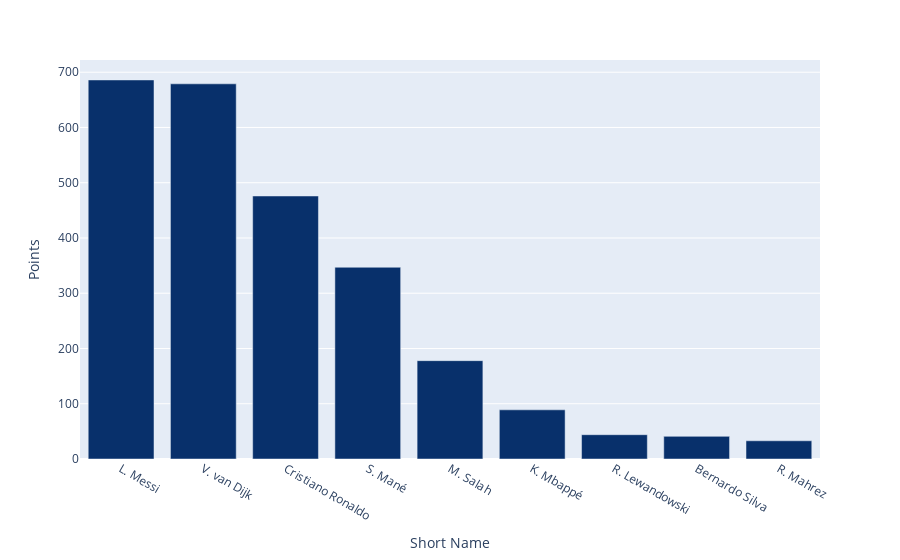

Source (notebook cell):
### Markdown cell above
Now we focus on the variables that we want to make explanatory for the results in a Ballon d'Or ceremony: the FIFA ratings and attributes.

### Code cell
fig = px.bar(x=fifa_19['short_name'], y=fifa_19['points'], color_discrete_sequence= px.colors.sequential.Blues_r, labels={"x": "Short Name", "y": "Points"})
fig.show()

### Figure 1 — Plotly figure (JSON) as saved in the notebook; plotly's stock layout.template omitted (floating-point values rounded to 4 significant figures)
{"data": [{"alignmentgroup": "True", "hovertemplate": "Short Name=%{x}<br>Points=%{y}<extra></extra>", "legendgroup": "", "marker": {"color": "rgb(8,48,107)", "pattern": {"shape": ""}}, "name": "", "offsetgroup": "", "orientation": "v", "showlegend": false, "textposition": "auto", "type": "bar", "x": ["L. Messi", "V. van Dijk", "Cristiano Ronaldo", "S. Mané", "M. Salah", "K. Mbappé", "R. Lewandowski", "Bernardo Silva", "R. Mahrez"], "xaxis": "x", "y": [686, 679, 476, 347, 178, 89, 44, 41, 33], "yaxis": "y"}], "layout": {"barmode": "relative", "legend": {"tracegroupgap": 0}, "margin": {"t": 60}, "xaxis": {"anchor": "y", "domain": [0, 1], "title": {"text": "Short Name"}}, "yaxis": {"anchor": "x", "domain": [0, 1], "title": {"text": "Points"}}}}
